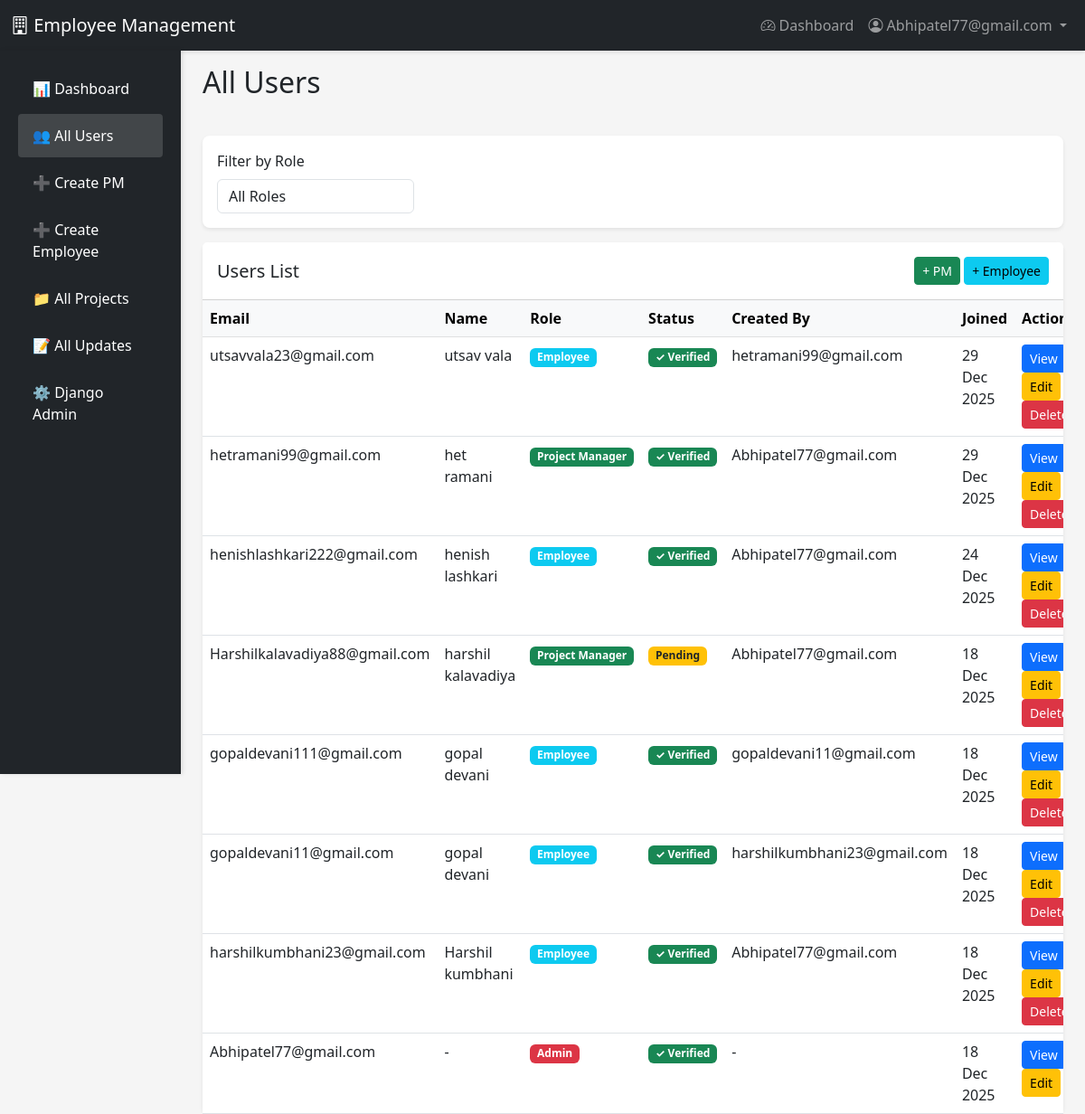
Before: /users/ (signed in) with the older database file.
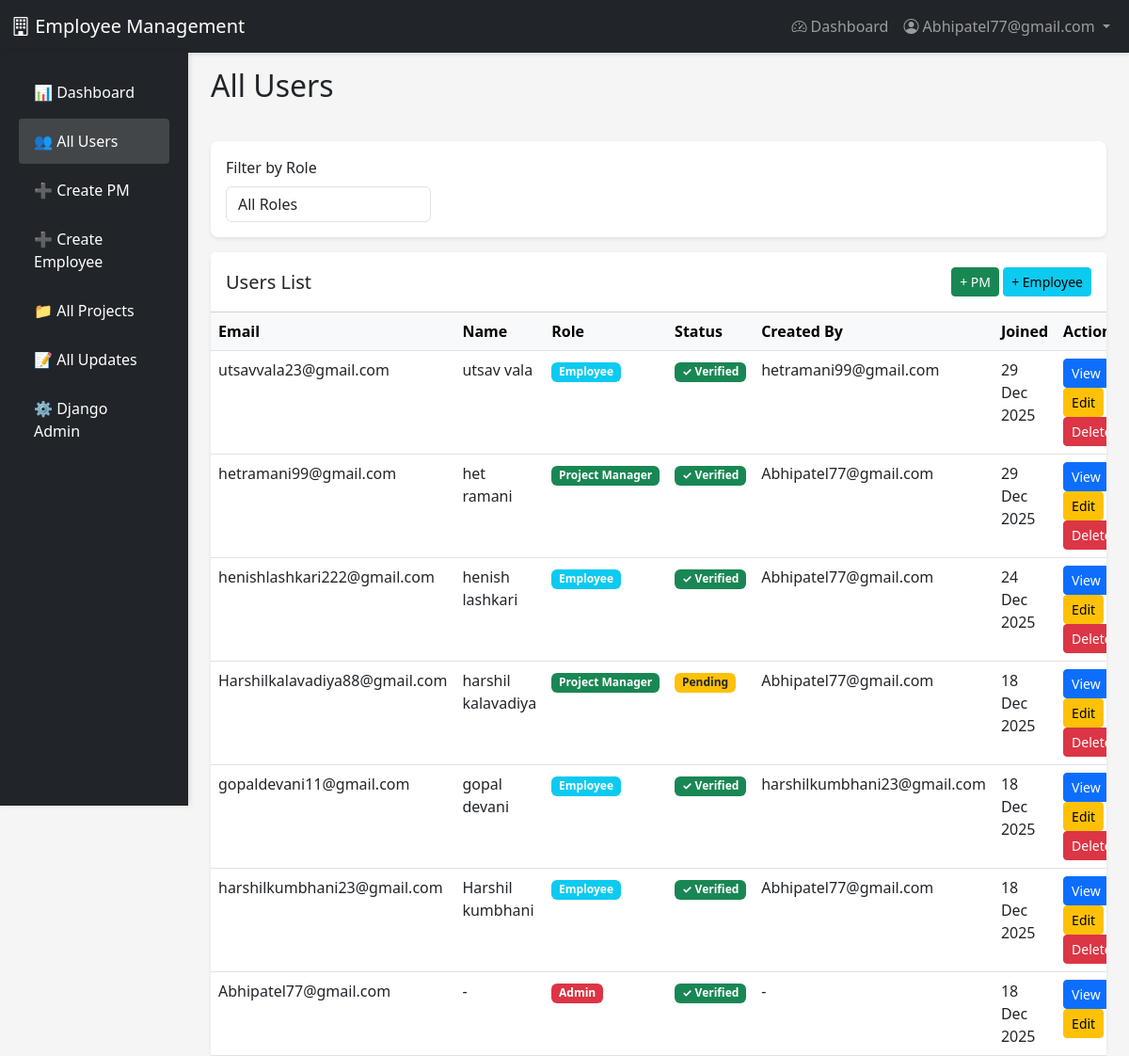
After: the same page with the newer database file.
### accounts/models.py (models this page shows, shortened)
class User(AbstractUser):
    ROLE_CHOICES = (
        ('EMPLOYEE', 'Employee'),
        ('PM', 'Project Manager'),
        ('ADMIN', 'Admin'),
    )
    username = None
    email = models.EmailField(unique=True)
    role = models.CharField(max_length=10, choices=ROLE_CHOICES, default='EMPLOYEE')
    profile_image = models.ImageField(upload_to='profiles/', null=True, blank=True)
    is_verified = models.BooleanField(default=False)
    verification_token = models.CharField(max_length=100, blank=True)
    created_by = models.ForeignKey('self', on_delete=models.SET_NULL, null=True, blank=True, related_name='created_users')
    USERNAME_FIELD = 'email'
    REQUIRED_FIELDS = []
    objects = UserManager()
    class Meta:
        db_table = 'users'
        verbose_name = 'User'
        verbose_name_plural = 'Users'

### accounts/views.py (the view)
    def wrapper(request, *args, **kwargs):
        if not request.user.is_authenticated or request.user.role != 'ADMIN':
            messages.error(request, 'Access denied. Admin only.')
            return redirect('dashboard')
        return view_func(request, *args, **kwargs)

### accounts/views.py (called while the page is built)
def admin_required(view_func):
    def wrapper(request, *args, **kwargs):
        if not request.user.is_authenticated or request.user.role != 'ADMIN':
            messages.error(request, 'Access denied. Admin only.')
            return redirect('dashboard')
        return view_func(request, *args, **kwargs)
    return wrapper

@login_required
@admin_required
def admin_users_list(request):
    users = User.objects.all().order_by('-date_joined')
    role_filter = request.GET.get('role')
    if role_filter:
        users = users.filter(role=role_filter)
    context = {
        'users': users,
        'role_filter': role_filter,
    }
    return render(request, 'accounts/admin_users_list.html', context)

### accounts/templates/accounts/admin_users_list.html (shortened to what this page needs)
{% extends 'base.html' %}
{% load static %}
{% block content %}
<div class="container-fluid">
    <div class="row">
        <nav class="col-md-2 d-md-block bg-dark sidebar vh-100 position-fixed" style="top: 56px;">
            <div class="position-sticky pt-3">
                <ul class="nav flex-column">
                    <li class="nav-item">
                        <a class="nav-link text-white" href="{% url 'dashboard' %}">
                            📊 Dashboard
                        </a>
                    </li>
                    <li class="nav-item">
                        <a class="nav-link text-white active" href="{% url 'admin_users_list' %}">
                            👥 All Users
                        </a>
                    </li>
                    <li class="nav-item">
                        <a class="nav-link text-white" href="{% url 'pm_create' %}">
                            ➕ Create PM
                        </a>
                    </li>
                    <li class="nav-item">
                        <a class="nav-link text-white" href="{% url 'admin_create_employee' %}">
                            ➕ Create Employee
                        </a>
                    </li>
                    <li class="nav-item">
                        <a class="nav-link text-white" href="{% url 'admin_projects_list' %}">
                            📁 All Projects
                        </a>
                    </li>
                    <li class="nav-item">
                        <a class="nav-link text-white" href="{% url 'admin_updates_list' %}">
                            📝 All Updates
                        </a>
                    </li>
                    <li class="nav-item">
                        <a class="nav-link text-white" href="/admin/" target="_blank">
                            ⚙️ Django Admin
                        </a>
                    </li>
                </ul>
            </div>
        </nav>
        <main class="col-md-10 ms-sm-auto px-md-4" style="margin-left: 16.66667%;">
            <div class="pt-3 pb-2 mb-4">
                <h1 class="h2">All Users</h1>
            </div>
            <div class="card mb-3">
                <div class="card-body">
                    <form method="get" class="row g-3">
                        <div class="col-md-3">
                            <label class="form-label">Filter by Role</label>
                            <select name="role" class="form-control" onchange="this.form.submit()">
                                <option value="">All Roles</option>
                            </select>
                        </div>
                    </form>
                </div>
            </div>
            <div class="card">
                <div class="card-header bg-white d-flex justify-content-between align-items-center py-3">
                    <h5 class="mb-0">Users List</h5>
                    <div>
                        <a href="{% url 'pm_create' %}" class="btn btn-success btn-sm">+ PM</a>
                        <a href="{% url 'admin_create_employee' %}" class="btn btn-info btn-sm">+ Employee</a>
                    </div>
                </div>
                <div class="card-body p-0">
                    <div class="table-responsive">
                        <table class="table table-hover mb-0">
                            <thead class="table-light">
                                <tr>
                                    <th>Email</th>
                                    <th>Name</th>
                                    <th>Role</th>
                                    <th>Status</th>
                                    <th>Created By</th>
                                    <th>Joined</th>
                                    <th>Actions</th>
                                </tr>
                            </thead>
                            <tbody>
                                {% for user in users %}
                                <tr>
                                    <td>{{ user.email }}</td>
                                    <td>{{ user.get_full_name|default:"-" }}</td>
                                    <td>
                                        <span class="badge bg-{% if user.role == 'ADMIN' %}danger{% elif user.role == 'PM' %}success{% else %}info{% endif %}">
                                            {{ user.get_role_display }}
                                        </span>
                                    </td>
                                    <td>
                                        {% if user.is_verified %}
                                            <span class="badge bg-success">✓ Verified</span>
                                        {% else %}
                                            <span class="badge bg-warning text-dark">Pending</span>
                                        {% endif %}
                                    </td>
                                    <td>{{ user.created_by.email|default:"-" }}</td>
                                    <td>{{ user.date_joined|date:"d M Y" }}</td>
                                    <td>
                                        <a href="{% url 'admin_user_detail' user.id %}" class="btn btn-sm btn-primary">View</a>
                                        <a href="{% url 'admin_user_update' user.id %}" class="btn btn-sm btn-warning">Edit</a>
                                        {% if not user.is_superuser %}
                                            <a href="{% url 'admin_user_delete' user.id %}" class="btn btn-sm btn-danger">Delete</a>
                                        {% endif %}
                                    </td>
                                </tr>
                                {% empty %}
                                <tr>
                                    <td colspan="7" class="text-center text-muted py-4">No users found</td>
                                </tr>
                                {% endfor %}
                            </tbody>
                        </table>
                    </div>
                </div>
            </div>
        </main>
    </div>
</div>
{% endblock %}

### accounts/templates/base.html (shortened to what this page needs)
<!DOCTYPE html>
<html lang="en">
<head>
    <link href="https://cdn.jsdelivr.net/npm/bootstrap@5.3.0/dist/css/bootstrap.min.css" rel="stylesheet">
    <link rel="stylesheet" href="https://cdn.jsdelivr.net/npm/bootstrap-icons@1.11.0/font/bootstrap-icons.css">
</head>
<body>
    <nav class="navbar navbar-expand-lg navbar-dark bg-dark">
        <div class="container-fluid">
            <a class="navbar-brand" href="{% url 'dashboard' %}">
                <i class="bi bi-building"></i> Employee Management
            </a>
            {% if user.is_authenticated %}
                <div class="collapse navbar-collapse" id="navbarNav">
                    <ul class="navbar-nav ms-auto">
                        <li class="nav-item">
                            <a class="nav-link" href="{% url 'dashboard' %}">
                                <i class="bi bi-speedometer2"></i> Dashboard
                            </a>
                        </li>
                        <li class="nav-item dropdown">
                            <a class="nav-link dropdown-toggle" href="#" id="navbarDropdown" role="button" data-bs-toggle="dropdown">
                                <i class="bi bi-person-circle"></i> {{ user.email }}
                            </a>
                        </li>
                    </ul>
                </div>
            {% endif %}
        </div>
    </nav>
    <main>
        {% block content %}{% endblock %}
    </main>
</body>
</html>

### accounts/templates/base.html (style rules this page uses)
body { background: #f8f9fa; }
.navbar { box-shadow: 0 2px 4px rgba(0,0,0,0.1); }
.card { border-radius: 10px; border: none; }

### accounts/templates/accounts/admin_users_list.html (style rules this page uses)
body { background-color: #f5f5f5 !important; }
.sidebar { box-shadow: 2px 0 5px rgba(0, 0, 0, 0.1); }
.sidebar .nav-link { font-weight: 500; color: rgba(255, 255, 255, .8); padding: 0.75rem 1rem; border-radius: 4px; margin: 2px 8px; }
.sidebar .nav-link.active { color: #fff; background-color: rgba(255, 255, 255, .15); }
.card { border: none; border-radius: 8px; box-shadow: 0 2px 4px rgba(0, 0, 0, 0.08); }

Changed rows visible on the page:
removed User: email "gopaldevani111@gmail.com", get_full_name "gopal devani", role "Employee", is_verified "✓ Verified", created_by.email "gopaldevani11@gmail.com", date_joined "18 Dec 2025", is_superuser "Delete"
